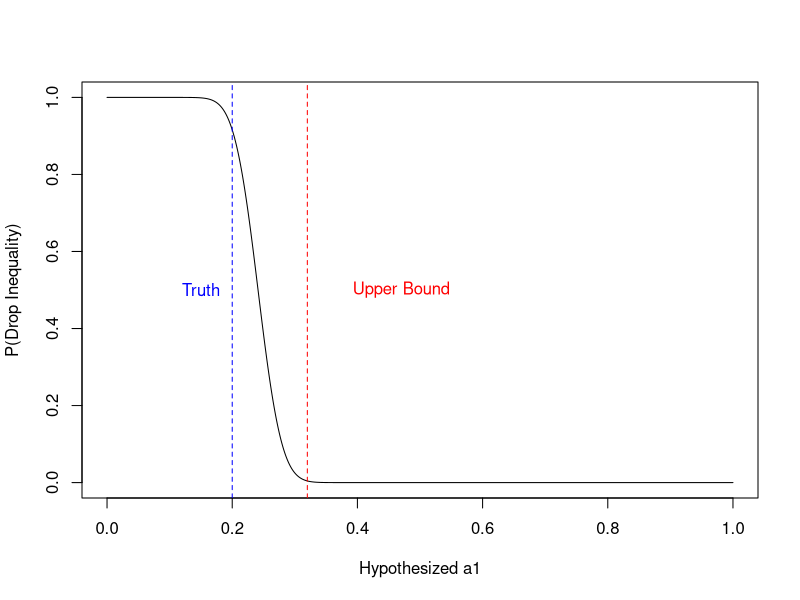
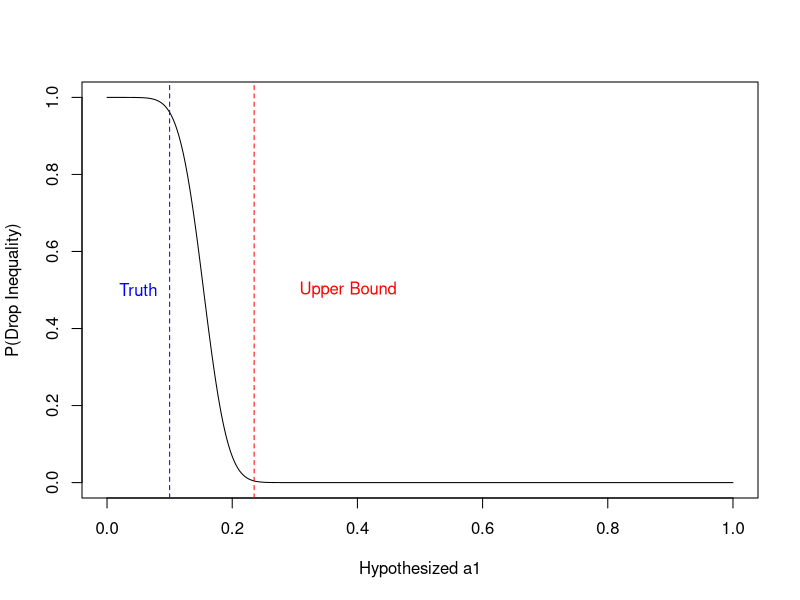
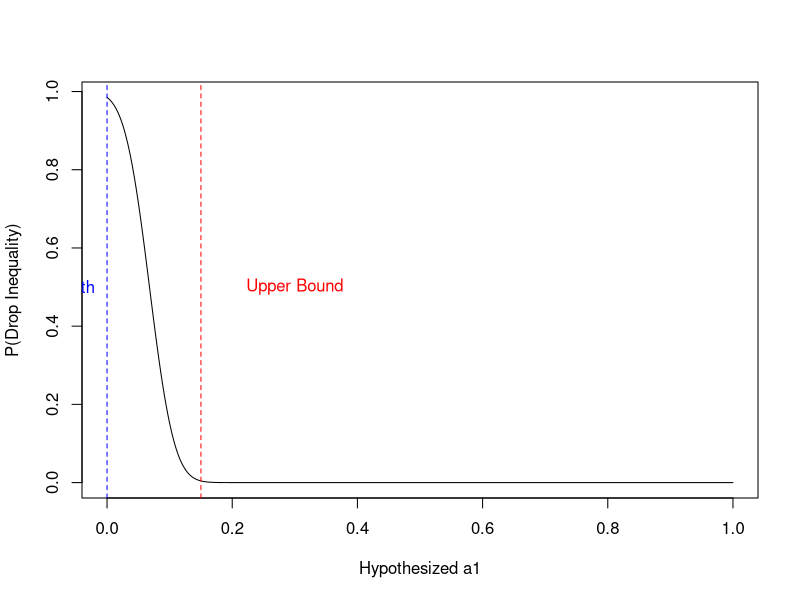

Source code (R) for these figures, in order:
# Same as molinari_special_case_calculation2.R except I have re-parameterized
# to eliminate the ratio beta / (1 - a1)

# Moment selection step plot
GMS_plot <- function(a1, n, p1_star = 0.85, q = 1/2){
  pi_bar <- q * p1_star
  a1_seq <- seq(0, 1, 0.001)
  Delta <- sqrt(n) * (pi_bar * (1 - a1) - q * (1 - a1_seq)) /  
    sqrt(pi_bar * (1 - a1) * (1 - (1 - a1) * pi_bar))
  plot(a1_seq, pnorm(-(sqrt(log(n)) + Delta)), type = 'l',
     xlab = 'Hypothesized a1', ylab = 'P(Drop Inequality)') 
  abline(v = a1, lty = 2, col = 'blue') 
  text(a1 - 0.05, 0.5, labels = 'Truth', col = 'blue') 
  abline(v = 1 - p1_star * (1 - a1), lty = 2, col = 'red') 
  text(1 - p1_star * (1 - a1) + 0.15, 0.5, labels = 'Upper Bound', col = 'red')
}

GMS_plot(0.2, 1000)
GMS_plot(0.1, 1000)
GMS_plot(0.0, 1000)


m11 <- function(delta = 0.15, rho = 0.5){
  a <- -qnorm(1 - delta)
  f <- function(x) x * dnorm(x) * (1 - pnorm((a - rho * x) / sqrt(1 - rho^2)))
  integrate(f, -Inf, Inf)$value / (1 - pnorm(a))
}

# Derivative D when we exclude the inequality
D <- function(a1_eval, beta_eval, a1_true, beta_true, 
              q = 0.5, delta = 0.15, rho = 0.5, sigma_epsilon = 1){
  c_bar <- m11(delta, rho)
  p1_star <- 1 - delta
  pi_bar <- q * p1_star
  
  mu <- pi_bar * c(1 - a1_true, beta_true)
  s11 <- (1 - a1_true) * pi_bar * (1 - (1 - a1_true) * pi_bar)
  s12 <- (1 - a1_true) * pi_bar * (c_bar + beta_true * (1 - pi_bar))
  s22 <- pi_bar * beta_true * ((1 - pi_bar) + 2 * c_bar) + q * sigma_epsilon^2
  M <- matrix(c(s11, s12,
                s12, s22), 2, 2, byrow = TRUE)
  
  nu <- c(-beta_eval, 1 - a1_eval)
  
  K1 <- drop(1 / sqrt(t(nu) %*% M %*% nu))
  K2 <- drop(t(nu) %*% mu / (t(nu) %*% M %*% nu))
  
  out <- -K1 * (mu[1] - K2 * drop(t(nu) %*% M[, 1, drop = FALSE])) 
  return(out)
}

a1_true <- 0.1
beta_true <- 0.1
Wald <- beta_true / (1 - a1_true)
D1 <- function(a1_eval, beta_eval) {
  D(a1_eval, beta_eval, a1_true = a1_true, beta_true = beta_true)
}

r <- 2.8
1.96 - 2.8 * abs(D1(0, Wald))
1.96 - 2.8 * abs(D1(0, Wald + 0.1))
1.96 - 2.8 * abs(D1(0, Wald + 0.01))
1.96 - 2.8 * abs(D1(0, Wald + 0.001))

